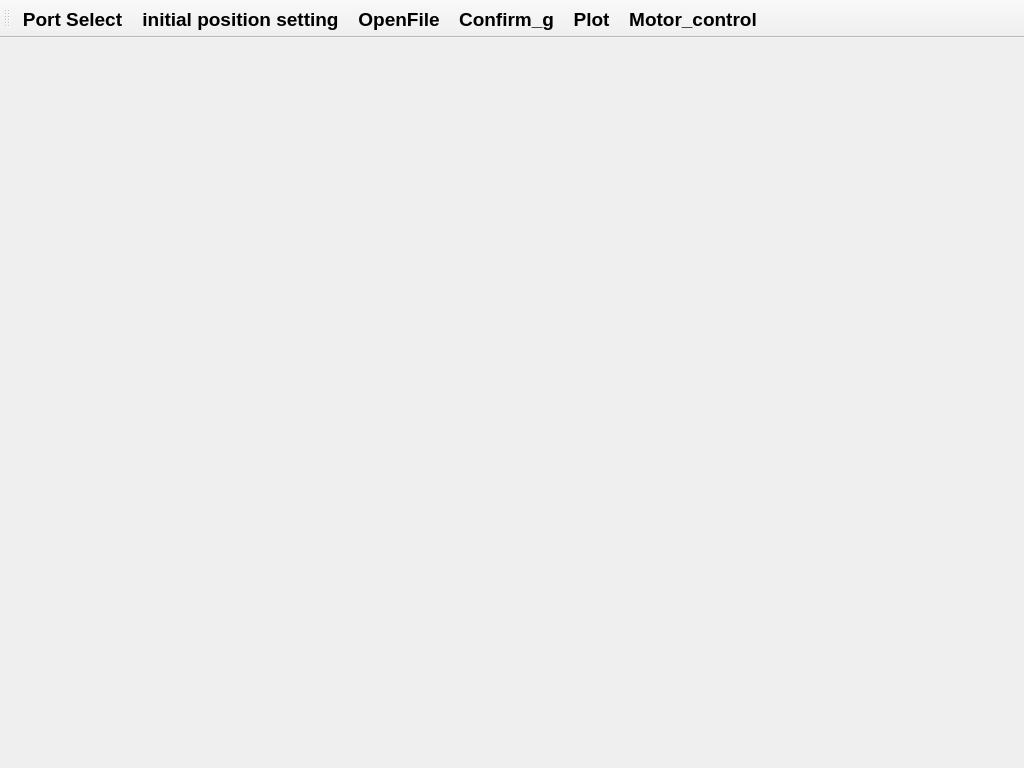
<?xml version="1.0" encoding="UTF-8"?>
<ui version="4.0">
 <class>MainWindow</class>
 <widget class="QMainWindow" name="MainWindow">
  <property name="geometry">
   <rect>
    <x>0</x>
    <y>0</y>
    <width>1024</width>
    <height>768</height>
   </rect>
  </property>
  <property name="sizeIncrement">
   <size>
    <width>4</width>
    <height>3</height>
   </size>
  </property>
  <property name="baseSize">
   <size>
    <width>400</width>
    <height>0</height>
   </size>
  </property>
  <property name="font">
   <font>
    <family>Arial</family>
    <pointsize>14</pointsize>
    <weight>75</weight>
    <bold>true</bold>
   </font>
  </property>
  <property name="acceptDrops">
   <bool>false</bool>
  </property>
  <property name="windowTitle">
   <string>Meniscus Motor Controller</string>
  </property>
  <property name="windowIcon">
   <iconset>
    <normaloff>../../../.designer/backup/logo.png</normaloff>../../../.designer/backup/logo.png</iconset>
  </property>
  <property name="iconSize">
   <size>
    <width>30</width>
    <height>30</height>
   </size>
  </property>
  <property name="tabShape">
   <enum>QTabWidget::Rounded</enum>
  </property>
  <widget class="QWidget" name="centralwidget"/>
  <widget class="QToolBar" name="toolBar">
   <property name="windowTitle">
    <string>toolBar</string>
   </property>
   <property name="iconSize">
    <size>
     <width>30</width>
     <height>30</height>
    </size>
   </property>
   <attribute name="toolBarArea">
    <enum>TopToolBarArea</enum>
   </attribute>
   <attribute name="toolBarBreak">
    <bool>false</bool>
   </attribute>
   <addaction name="actionPort_Select"/>
   <addaction name="actioninitial_position_setting"/>
   <addaction name="actionOpenFile"/>
   <addaction name="actionConfirm_g"/>
   <addaction name="actionPlot"/>
   <addaction name="action_motor_control"/>
  </widget>
  <action name="actionPort_Select">
   <property name="icon">
    <iconset resource="../Meniscus/test.qrc">
     <normaloff>:/icon/serial-port.png</normaloff>:/icon/serial-port.png</iconset>
   </property>
   <property name="text">
    <string>Port Select</string>
   </property>
  </action>
  <action name="actioninitial_position_setting">
   <property name="icon">
    <iconset resource="../Meniscus/test.qrc">
     <normaloff>:/icon/DALL·E 2024-12-03 21.26.43 - A simple monochromatic icon representing the initial position calibration for a 3D printer. The design features a 3D printer's nozzle and build plate .jpg</normaloff>:/icon/DALL·E 2024-12-03 21.26.43 - A simple monochromatic icon representing the initial position calibration for a 3D printer. The design features a 3D printer's nozzle and build plate .jpg</iconset>
   </property>
   <property name="text">
    <string>initial position setting</string>
   </property>
  </action>
  <action name="action_motor_control">
   <property name="icon">
    <iconset resource="../Meniscus/test.qrc">
     <normaloff>:/icon/3d-printer-settings-symbol.png</normaloff>:/icon/3d-printer-settings-symbol.png</iconset>
   </property>
   <property name="text">
    <string>Motor_control</string>
   </property>
   <property name="toolTip">
    <string>Motor control</string>
   </property>
  </action>
  <action name="actionOpenFile">
   <property name="icon">
    <iconset resource="../Meniscus/test.qrc">
     <normaloff>:/icon/free-icon-file-and-folder-8895329.png</normaloff>:/icon/free-icon-file-and-folder-8895329.png</iconset>
   </property>
   <property name="text">
    <string>OpenFile</string>
   </property>
  </action>
  <action name="actionConfirm_g">
   <property name="icon">
    <iconset resource="../Meniscus/test.qrc">
     <normaloff>:/icon/file</normaloff>:/icon/file</iconset>
   </property>
   <property name="text">
    <string>Confirm_g</string>
   </property>
  </action>
  <action name="actionPlot">
   <property name="icon">
    <iconset resource="../Meniscus/test.qrc">
     <normaloff>:/icon/toolpath.png</normaloff>:/icon/toolpath.png</iconset>
   </property>
   <property name="text">
    <string>Plot</string>
   </property>
  </action>
 </widget>
 <resources>
  <include location="../Meniscus/test.qrc"/>
 </resources>
 <connections/>
</ui>
